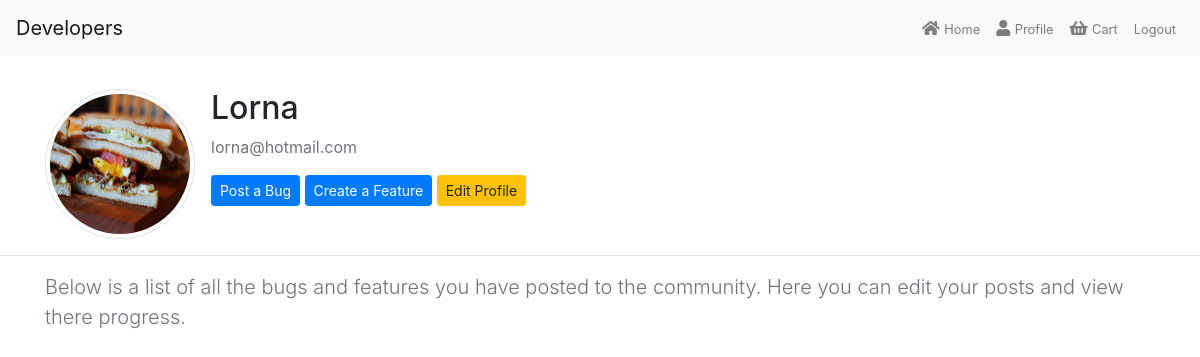
The page /users/profile/ (signed in) on the database as committed earlier.
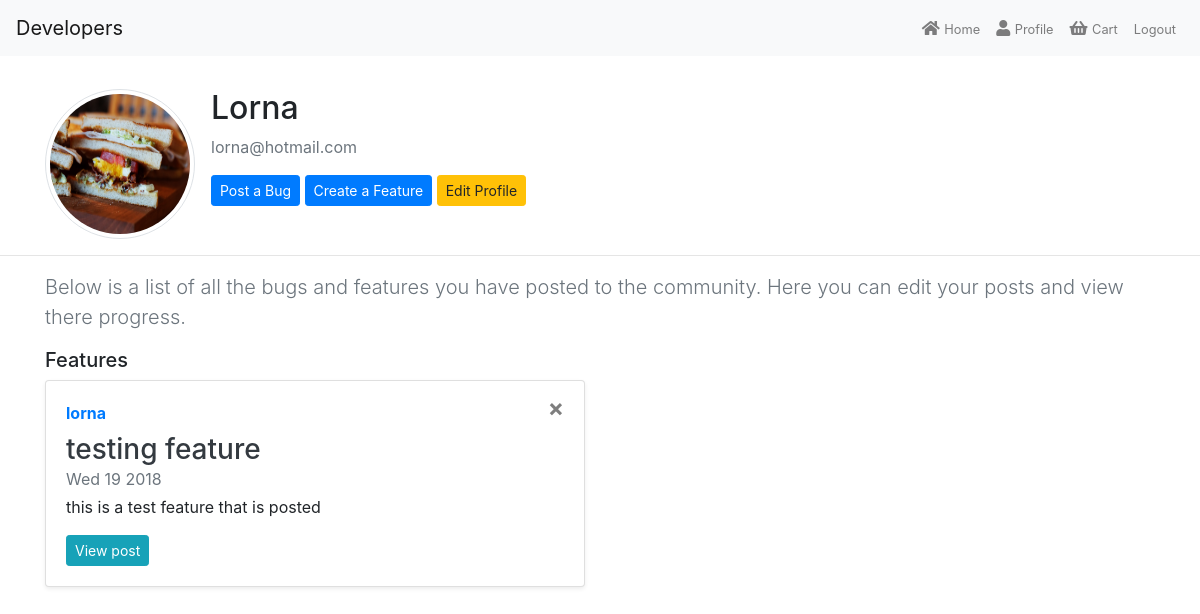
The same page on the database as committed later.
### feature/models.py (models this page shows, shortened)
class Feature(models.Model):
    app_choices = [
        ("bug", "Bug"),
        ("feature", "Feature")
    ]
    title = models.CharField(max_length=100)
    description = models.TextField()
    created_date = models.DateTimeField(default=timezone.now)
    views = models.IntegerField(default=0)
    upvote = models.IntegerField(default=0)
    price = models.DecimalField(max_digits=6, decimal_places=2, default=2.99)
    subject = models.CharField(
        max_length=10, choices=app_choices, default="bug")
    author = models.ForeignKey(User, on_delete=models.CASCADE)

### users/views.py (the view)
# urls.py: url(r'profile/', profile, name="profile"),
@login_required
def profile(request):
    if request.method == "POST":
        User_profile = UpdateProfile(request.POST, instance=request.user)
        User_image = UpdateImage(request.POST,
                                  request.FILES,
                                  instance=request.user.profile)
        if User_profile.is_valid() and User_image.is_valid():
            User_image.save()
            User_profile.save()
            messages.success(request, "Your account has been updated!")
            return redirect("profile")
    else:
        User_profile = UpdateProfile(instance=request.user)
        User_image = UpdateImage(instance=request.user.profile)
        ProfileBug = Bug.objects.filter(author=request.user)
        ProfileFeature = Feature.objects.filter(author=request.user)
    context = {
        "User_profile": User_profile,
        "User_image": User_image,
        "ProfileBug": ProfileBug,
        "ProfileFeature": ProfileFeature,
    }
    return render(request, "profile.html", context)

### users/templates/profile.html (shortened to what this page needs)
{% extends "base.html" %}
{% load crispy_forms_tags %}
{% block content %}
<div class="container">
    <div class="content-section mt-3">
        <div class="media">
            <img class="rounded-circle account-img img-thumbnail mr-3" src="{{ user.profile.image.url }}">
            <div class="media-body">
                <h2 class="account-heading">
                    {{ user.username|capfirst }}
                </h2>
                <p class="text-secondary">
                    {{ user.email }}
                </p>
                <a class="btn btn-primary btn-sm" href="{% url 'create_bug' %}" role="button">
                    Post a Bug
                </a>
                <a class="btn btn-primary btn-sm" href="{% url 'create_feature' %}">
                    Create a Feature
                </a>
                <button type="button" id="profile-edit" class="btn btn-warning btn-sm"
                data-toggle="collapse" data-target="#collapseProfile" aria-expanded="false" aria-controls="collapseProfile">
                    Edit Profile
                </button>
            </div>
        </div>
    </div>
</div>
<hr>
<div class="container">
        <p class="lead text-muted mt-3">
           Below is a list of all the bugs and features you have posted to the community. Here you can edit your posts and view there progress.
        </p>
        {% if ProfileFeature %}
            <h5>Features</h5>
                <div class="row mb-2">
                    {% for feature in ProfileFeature %}
                        <div class="col-md-6">
                            <div class="card flex-md-row mb-4 shadow-sm h-md-250">
                                <div class="card-body d-flex flex-column align-items-start">
                                    <strong class="d-inline-block mb-2 text-primary">
                                        {{ feature.author }}
                                    </strong>
                                    <a href="{% url 'delete_feature' feature.id %}">
                                        <button type="button" class="close right-corner" aria-label="Close">
                                            <span aria-hidden="true">
                                                &times;
                                            </span>
                                        </button>
                                    </a>
                                    <h3 class="mb-0">
                                        <a class="text-dark">
                                            {{ feature.title }}
                                        </a>
                                    </h3>
                                    <div class="mb-1 text-muted">
                                        {{ feature.created_date| date:"D j Y " }}
                                    </div>
                                    <p class="card-text mb-auto">
                                        {{ feature.description|truncatechars:50 }}
                                    </p>
                                    <a href="{% url 'preview_feature' feature.id %}" class="btn btn-info btn-sm mt-3">
                                        View post
                                    </a>
                                </div>
                            </div>
                        </div>
                    {% endfor %}
                </div>
        {% endif %}
    </div>
{% endblock %}

Rows that differ between the two databases and show on the page:
added Feature: author "lorna", title "testing feature", created_date "Wed 19 2018", description "this is a test feature that is posted"
Other text that changed with them:
text now shown: "Features"
